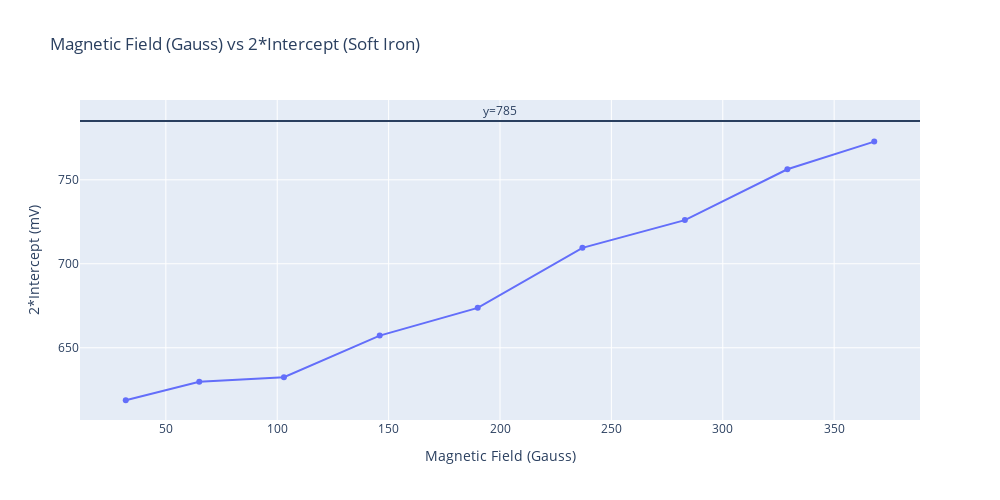

Notebook code cell kept with this figure:
### Code cell
# Create traces
fig = go.Figure()
fig.add_trace(go.Scatter(x=iron_intercept['Mag_Field'], y=iron_intercept['2*Intercept'],mode='markers+lines',name='Observations'))
fig.add_hline(y=785,annotation_text="y=785",annotation_position='top')
fig.update_layout(xaxis_title="Magnetic Field (Gauss)",yaxis_title="2*Intercept (mV)",width=1000,height=500,
                  title = ' Magnetic Field (Gauss) vs 2*Intercept (Soft Iron)')

### Figure 1 — Plotly figure (JSON) as saved in the notebook; plotly's stock layout.template omitted (floating-point values rounded to 4 significant figures)
{"data": [{"mode": "markers+lines", "name": "Observations", "type": "scatter", "x": [32, 65, 103, 146, 190, 237, 283, 329, 368], "y": [618.8, 629.8, 632.5, 657.2, 673.8, 709.5, 726, 756.2, 772.8]}], "layout": {"annotations": [{"showarrow": false, "text": "y=785", "x": 0.5, "xanchor": "center", "xref": "x domain", "y": 785, "yanchor": "bottom", "yref": "y"}], "height": 500, "shapes": [{"type": "line", "x0": 0, "x1": 1, "xref": "x domain", "y0": 785, "y1": 785, "yref": "y"}], "title": {"text": " Magnetic Field (Gauss) vs 2*Intercept (Soft Iron)"}, "width": 1000, "xaxis": {"title": {"text": "Magnetic Field (Gauss)"}}, "yaxis": {"title": {"text": "2*Intercept (mV)"}}}}
